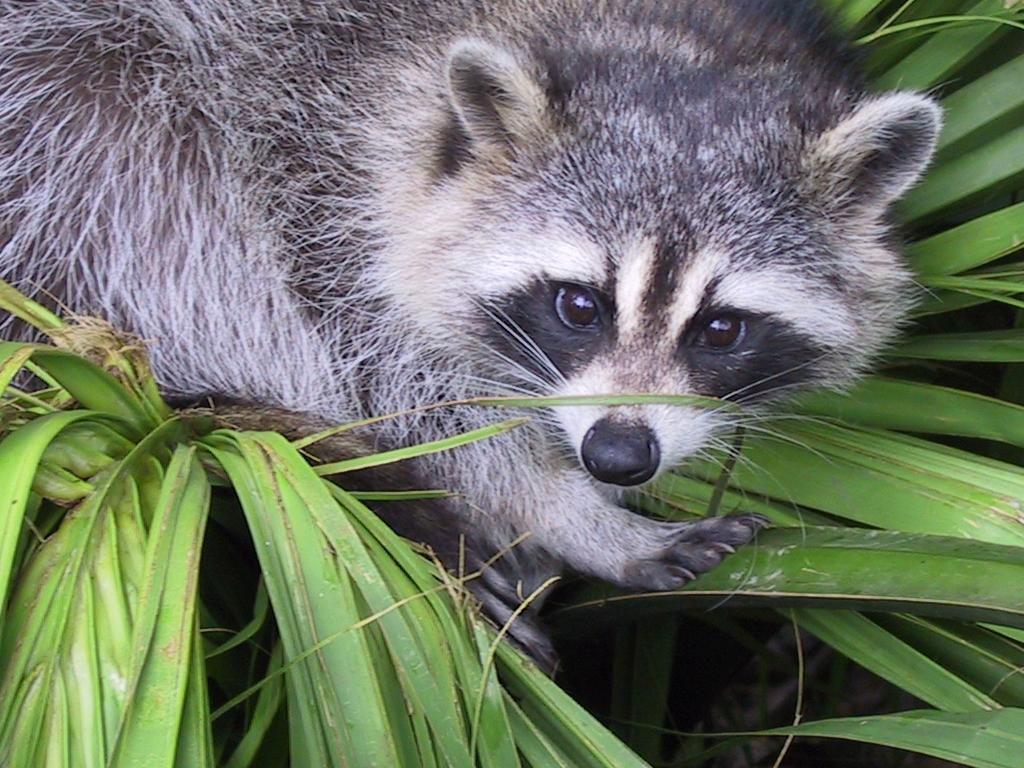
#> input picture ex03/animal.jpeg, 1024 x 768 px
$ python zoom.py
#> lines starting #> are read from the running program, lines starting #| are printed output that depends on the picture
### ex03/load_image.py
import os, sys
import numpy as np
from PIL import Image

def ft_load(path:str)->np.ndarray:
    """
    path:path of the image to be load
    return: an array of the image
    """
#> called with path = './animal.jpeg'
    if not(os.path.exists(path)):
        raise FileNotFoundError("error: the file not exists")
    img = Image.open(path)
#> img is the input picture: PIL image 1024x768 RGB; mean R, G, B 110.7, 117.7, 102.1
    assert img.mode == "RGB", "the pixel of the image not containt in format RGG"
    img.show()
    return (np.array(img))

### ex03/zoom.py
import os, sys
import numpy as np
from PIL import Image
from load_image import ft_load


def main():
    try:
        arr_img = ft_load("./animal.jpeg")
        print("The shape of image is:",arr_img.shape)
#| The shape of image is: (768, 1024, 3)
        print(arr_img)
#> (printed output is left out)
        # print(ft_load.__doc__)
        new_arr = arr_img[100:500,465:865,2]
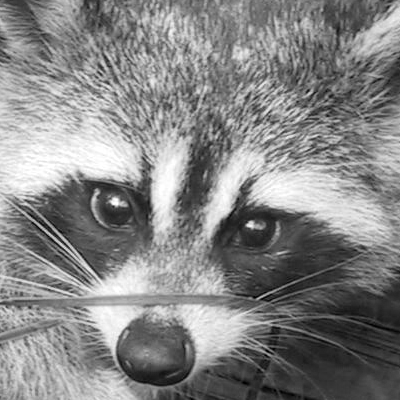
#> new_arr: shape (400, 400); min 0, max 255, mean 133.4
        print("New shape after slicing:",new_arr.reshape(400,400,1).shape,"or",new_arr.shape)
#| New shape after slicing: (400, 400, 1) or (400, 400)
        print(new_arr.reshape(400,400,1))
#> (printed output is left out)
        new_img = Image.fromarray(new_arr)
        new_img.show()
    except FileNotFoundError as e:
        print(e)
    except AssertionError as e:
        print(e)

if __name__ == "__main__":
    main()
